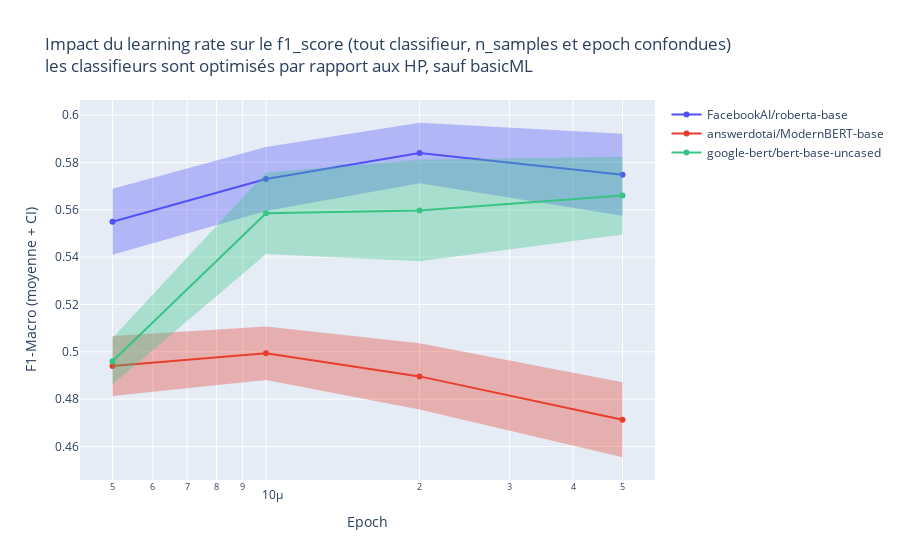

Write notebook code for a chart like this one.
### Code cell
from scipy.stats import t
alpha = 1 - 0.9

df_lr = df.groupby(["model","lr"], as_index=False).agg(
    mean_f1_macro = ("f1_macro", lambda x : np.mean(x)),
    CI_f1_macro = ("f1_macro", lambda x : (
        t.ppf(1-alpha/2,len(x) - 1) * np.std(x) /\
        np.sqrt(len(x))
    ))
)
df_lr["CI_f1_macro_upper"] = df_lr["mean_f1_macro"] + df_lr["CI_f1_macro"]
df_lr["CI_f1_macro_lower"] = df_lr["mean_f1_macro"] - df_lr["CI_f1_macro"]

fig = go.Figure(layout = {
    "title" : {"text" : ("Impact du learning rate sur le f1_score (tout "
                         "classifieur, n_samples et epoch confondues)<br>"
                         "les classifieurs sont optimisés par rapport aux HP, sauf basicML")},
    "xaxis" : {"title" : {"text" : "Epoch"}, "type":"log"},
    "yaxis" : {"title" : {"text" : "F1-Macro (moyenne + CI)"}}
})
for idx, (model_name, sub_df) in enumerate(df_lr.groupby("model")):
    fig.add_trace(
        go.Scatter(
            x = sub_df["lr"],
            y = sub_df["mean_f1_macro"],
            line = {"color" : "rgb({r},{g},{b})".format(**colors[idx])},
            name = model_name
        )
    )
    fig.add_trace(
        go.Scatter(
            x= [*sub_df["lr"],*sub_df["lr"][::-1]],
            y= [*sub_df["CI_f1_macro_upper"], *sub_df["CI_f1_macro_lower"][::-1]],
            fill='toself',
            fillcolor='rgba({r},{g},{b},0.35)'.format(**colors[idx]),
            line=dict(color='rgba(0,0,0,0)'),
            hoverinfo="skip",
            showlegend=False
        )
    )

fig

### Figure 1 — Plotly figure (JSON) as saved in the notebook; plotly's stock layout.template omitted (floating-point values rounded to 4 significant figures)
{"data": [{"line": {"color": "rgb(80,82,249)"}, "name": "FacebookAI/roberta-base", "type": "scatter", "x": [5e-06, 1e-05, 2e-05, 5e-05], "y": [0.5549, 0.573, 0.584, 0.5748]}, {"fill": "toself", "fillcolor": "rgba(80,82,249,0.35)", "hoverinfo": "skip", "line": {"color": "rgba(0,0,0,0)"}, "showlegend": false, "type": "scatter", "x": [5e-06, 1e-05, 2e-05, 5e-05, 5e-05, 2e-05, 1e-05, 5e-06], "y": [0.5689, 0.5865, 0.5968, 0.5921, 0.5575, 0.5712, 0.5595, 0.541]}, {"line": {"color": "rgb(232,61,45)"}, "name": "answerdotai/ModernBERT-base", "type": "scatter", "x": [5e-06, 1e-05, 2e-05, 5e-05], "y": [0.494, 0.4994, 0.4896, 0.4713]}, {"fill": "toself", "fillcolor": "rgba(232,61,45,0.35)", "hoverinfo": "skip", "line": {"color": "rgba(0,0,0,0)"}, "showlegend": false, "type": "scatter", "x": [5e-06, 1e-05, 2e-05, 5e-05, 5e-05, 2e-05, 1e-05, 5e-06], "y": [0.5067, 0.5107, 0.5036, 0.4871, 0.4554, 0.4756, 0.4881, 0.4814]}, {"line": {"color": "rgb(56,196,132)"}, "name": "google-bert/bert-base-uncased", "type": "scatter", "x": [5e-06, 1e-05, 2e-05, 5e-05], "y": [0.496, 0.5585, 0.5597, 0.566]}, {"fill": "toself", "fillcolor": "rgba(56,196,132,0.35)", "hoverinfo": "skip", "line": {"color": "rgba(0,0,0,0)"}, "showlegend": false, "type": "scatter", "x": [5e-06, 1e-05, 2e-05, 5e-05, 5e-05, 2e-05, 1e-05, 5e-06], "y": [0.5058, 0.5758, 0.5812, 0.5824, 0.5496, 0.5383, 0.5413, 0.4861]}], "layout": {"title": {"text": "Impact du learning rate sur le f1_score (tout classifieur, n_samples et epoch confondues)<br>les classifieurs sont optimisés par rapport aux HP, sauf basicML"}, "xaxis": {"title": {"text": "Epoch"}, "type": "log"}, "yaxis": {"title": {"text": "F1-Macro (moyenne + CI)"}}}}
